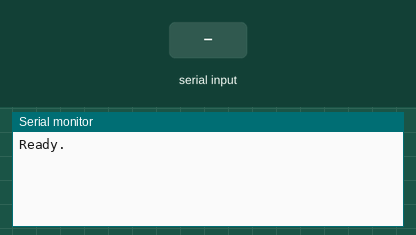
The sketch below on a simulated Arduino Uno, built with avr-gcc and run on an emulated ATmega328P. On the bench: the last lines printed to the serial monitor. The test bench sets the inputs (shaded band). Random numbers use the default seed unless the sketch sets one.

Above: at 1.2 s.
1.3 s: "90,45\n" received over Serial
At 3.2 s:
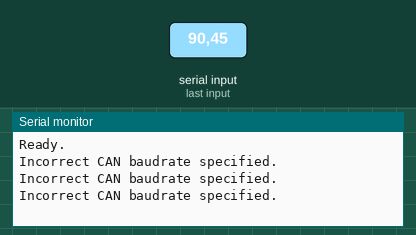
3.8 s: "5\n" received over Serial
At 4.3 s:
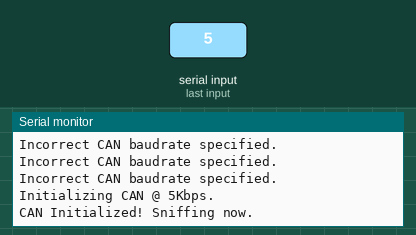

The sketch:

mock-sniffer.ino
```cpp
int ids[30];
int allowedSpeeds[] = {5,10,20,25,33,50,80,95,100,125,200,250,500,666,1000};

void setup() {
  Serial.begin(115200);
  Serial.println("Ready.");
  randomSeed(analogRead(0));
  for (byte i = 0; i < 30; i++) {
    ids[i] = random(4096);
  }
}

void initCan(int speed) {
  int selectedSpeed;
  boolean found = false;
  for (int i = 0; i < 15; i++) {
      if (allowedSpeeds[i] == speed) {
        found = true;
        break;
      }
  }
  if (!found) {
     Serial.println("Incorrect CAN baudrate specified.");
     return;
  }
  Serial.println("Initializing CAN @ " + String(speed) + "Kbps.");
  Serial.println("CAN Initialized! Sniffing now.");
  delay(2000);
  sniffCan();
}

void sniffCan() {
  while(true) {
    int id = ids[random(30)];
    Serial.print(id, HEX);
    Serial.print(":");
    int msgLength = random(3, 9);
    for (int i = 0; i < msgLength; i++) {
      int randomInt = random(256);
      Serial.print(randomInt, HEX);
      if (i != msgLength-1) {
        Serial.print(",");
      }
    }
    Serial.println();
    delay(500);
  }
}

void loop() {
  int speed;
  if (Serial.available() > 0) {
    speed = Serial.parseInt();
    if (speed <= 0) {
      Serial.println("Incorrect CAN baudrate specified.");
    } else {
      initCan(speed);
    }
  }
}
```

Measured:
- after the input at 1.3 s, the serial monitor: prints a new line at once (image 1)
- after the input at 3.8 s, the serial monitor: prints a new line at once (image 2)
